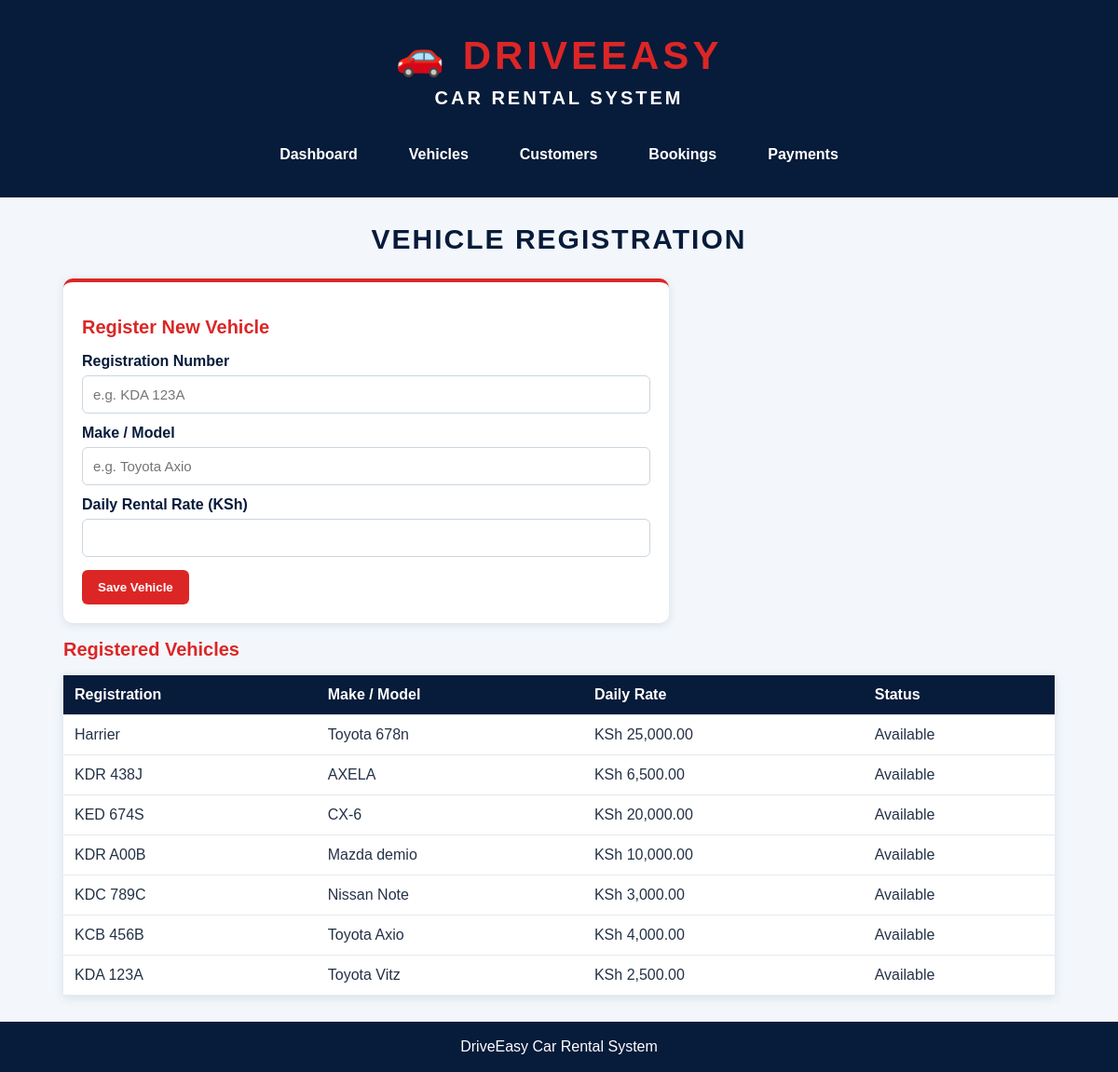
Screenshot of /vehicles.php with the database file from the repository.
### tables this page shows
CREATE TABLE `vehicles` (
  `id` int(11) NOT NULL,
  `registration_no` varchar(30) NOT NULL,
  `make_model` varchar(100) NOT NULL,
  `daily_rate` decimal(10,2) NOT NULL,
  `status` enum('Available','Unavailable') DEFAULT 'Available'
);

### vehicles.php (the view, shortened to what this page needs)
<?php
require 'db.php';
$list = $conn->query(
    "SELECT * FROM vehicles ORDER BY id DESC"
);
require 'header.php';
?>
<h1>Vehicle Registration</h1>
<form method="POST">
    <h2>Register New Vehicle</h2>
    <label>Registration Number</label>
    <input type="text" name="registration_no"
           placeholder="e.g. KDA 123A" required>
    <label>Make / Model</label>
    <input type="text" name="make_model"
           placeholder="e.g. Toyota Axio" required>
    <label>Daily Rental Rate (KSh)</label>
    <input type="number" name="daily_rate"
           min="1" step="0.01" required>
    <button type="submit">Save Vehicle</button>
</form>
<h2>Registered Vehicles</h2>
<table>
<tr>
    <th>Registration</th>
    <th>Make / Model</th>
    <th>Daily Rate</th>
    <th>Status</th>
</tr>
<?php while ($v = $list->fetch_assoc()): ?>
<tr>
    <td><?= htmlspecialchars($v['registration_no']) ?></td>
    <td><?= htmlspecialchars($v['make_model']) ?></td>
    <td>
        KSh <?= number_format($v['daily_rate'], 2) ?>
    </td>
    <td><?= htmlspecialchars($v['status']) ?></td>
</tr>
<?php endwhile; ?>
</table>
<?php require 'footer.php'; ?>

### style.css (style rules this page uses)
* { box-sizing: border-box; }
body { margin: 0; font-family: Arial, sans-serif; background: #f3f7fb; color: #243247; }
h1 { color: #071b3a; font-size: 30px; font-weight: 900; text-align: center; text-transform: uppercase; letter-spacing: 2px; margin-bottom: 25px; }
h2 { color: #dc2626; font-size: 20px; font-weight: bold; }
form { background: white; padding: 20px; border-radius: 10px; box-shadow: 0 2px 10px #173b5d20; margin: 16px 0; max-width: 650px; border-top: 4px solid #dc2626; }
label { display: block; font-weight: bold; margin: 12px 0 6px; color: #071b3a; }
input, select { width: 100%; padding: 11px; border: 1px solid #cbd5df; border-radius: 6px; font-size: 15px; }
button, .btn { display: inline-block; background: #dc2626; color: white; border: none; padding: 11px 17px; border-radius: 6px; text-decoration: none; cursor: pointer; margin-top: 14px; font-weight: bold; }
table { width: 100%; border-collapse: collapse; background: white; margin: 16px 0; box-shadow: 0 2px 10px #173b5d20; }
th, td { text-align: left; padding: 12px; border-bottom: 1px solid #e4eaf0; }
th { background: #071b3a; color: white; }

### rows the page displays
vehicles: registration_no "Harrier", make_model "Toyota 678n", daily_rate "25,000.00", status "Available"
vehicles: registration_no "KDR 438J", make_model "AXELA", daily_rate "6,500.00", status "Available"
vehicles: registration_no "KED 674S", make_model "CX-6", daily_rate "20,000.00", status "Available"
vehicles: registration_no "KDR A00B", make_model "Mazda demio", daily_rate "10,000.00", status "Available"
vehicles: registration_no "KDC 789C", make_model "Nissan Note", daily_rate "3,000.00", status "Available"
vehicles: registration_no "KCB 456B", make_model "Toyota Axio", daily_rate "4,000.00", status "Available"
vehicles: registration_no "KDA 123A", make_model "Toyota Vitz", daily_rate "2,500.00", status "Available"
